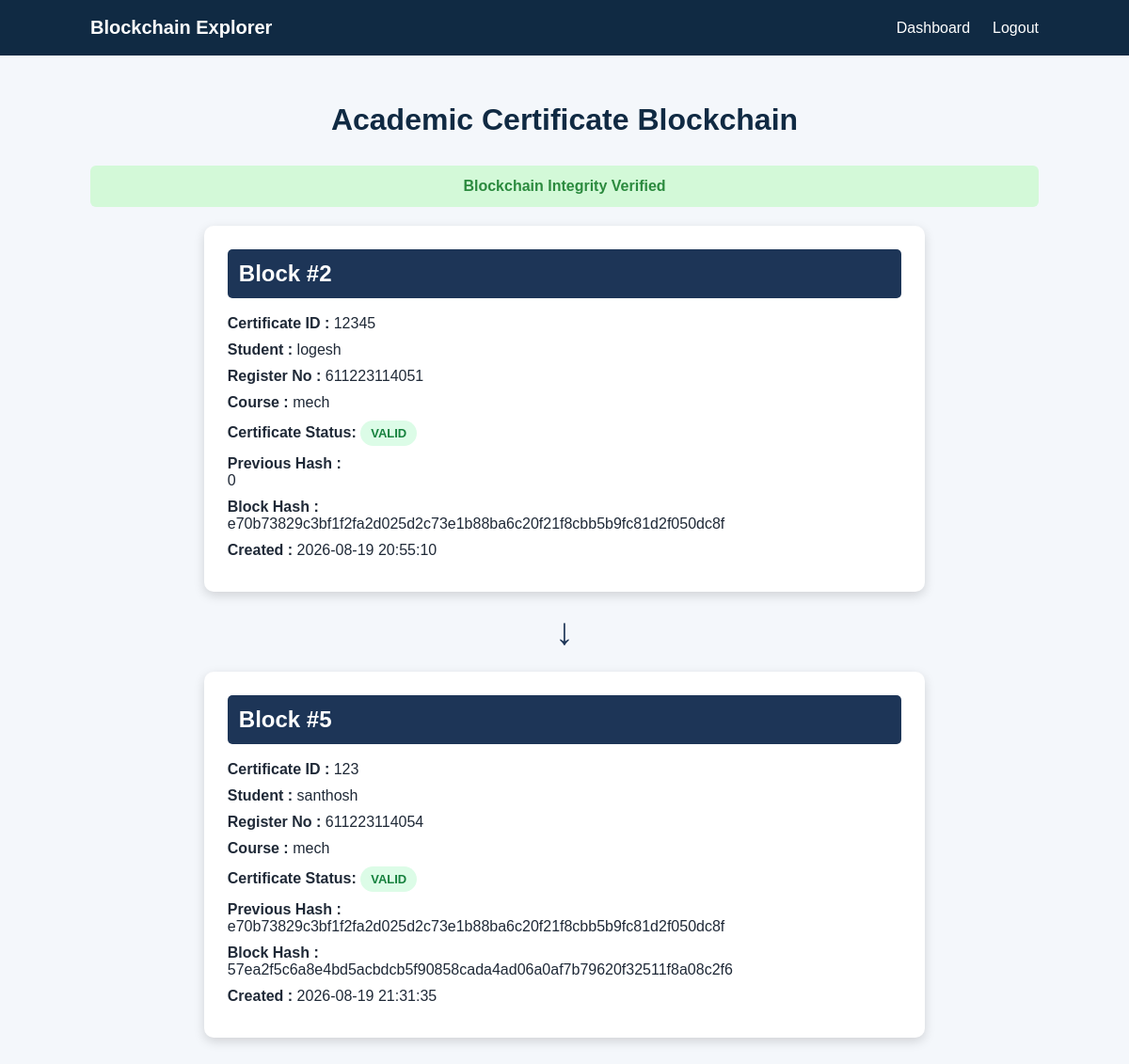
Screenshot of /blockchain (signed in) with the database file from the repository.
### tables this page shows
CREATE TABLE certificates (
    id INTEGER PRIMARY KEY AUTOINCREMENT,
    admin_id INTEGER,
    certificate_id TEXT NOT NULL,
    student_name TEXT NOT NULL,
    register_number TEXT NOT NULL,
    course TEXT NOT NULL,
    institution TEXT NOT NULL,
    issue_date TEXT NOT NULL,
    file_name TEXT NOT NULL,
    qr_code TEXT NOT NULL,
    certificate_hash TEXT NOT NULL,
    previous_hash TEXT NOT NULL,
    block_hash TEXT NOT NULL,
    created_at TEXT NOT NULL,
    status TEXT NOT NULL DEFAULT 'VALID',
    revoked_at TEXT
);

### app.py (the view)
@app.route("/blockchain")
def blockchain_records():
    if "admin" not in session:
        return redirect(url_for("login"))
    admin_id = session["admin_id"]
    certificates = get_admin_certificates(admin_id)
    chain_valid = verify_blockchain_integrity(admin_id)
    return render_template(
        "blockchain.html",
        certificates=certificates,
        chain_valid=chain_valid
    )

### blockchain.py (called while the page is built)
def generate_block_hash(
    certificate_id,
    student_name,
    register_number,
    course,
    institution,
    issue_date,
    certificate_hash,
    previous_hash,
    timestamp
):
    block_data = {
        "certificate_id": certificate_id,
        "student_name": student_name,
        "register_number": register_number,
        "course": course,
        "institution": institution,
        "issue_date": issue_date,
        "certificate_hash": certificate_hash,
        "previous_hash": previous_hash,
        "timestamp": timestamp
    }
    block_string = json.dumps(
        block_data,
        sort_keys=True
    ).encode()
    return hashlib.sha256(block_string).hexdigest()

### database.py (called while the page is built)
def get_connection():
    connection = sqlite3.connect(DATABASE_NAME)
    connection.row_factory = sqlite3.Row
    return connection

def get_admin_certificates(admin_id):
    connection = get_connection()
    cursor = connection.cursor()
    cursor.execute("""
        SELECT *,
               ROW_NUMBER() OVER (
                   PARTITION BY admin_id
                   ORDER BY id ASC
               ) AS display_id
        FROM certificates
        WHERE admin_id = ?
        ORDER BY id ASC
    """, (admin_id,))
    certificates = cursor.fetchall()
    connection.close()
    return certificates

### templates/blockchain.html (shortened to what this page needs)
<!DOCTYPE html>
<html>
<head>
<link
rel="stylesheet"
href="{{ url_for('static', filename='style.css') }}"
>
</head>
<body>
<header class="navbar">
<div class="logo">
Blockchain Explorer
</div>
<nav>
<a href="/dashboard">
Dashboard
</a>
<a href="/logout">
Logout
</a>
</nav>
</header>
<div class="blockchain-section">
<h1>Academic Certificate Blockchain</h1>
{% if chain_valid %}
<div class="success-message">
Blockchain Integrity Verified
</div>
{% else %}
<div class="error-message">
Blockchain Integrity Failed
</div>
{% endif %}
<div class="chain-container">
{% for certificate in certificates %}
<div class="block-card">
<h2>
Block #{{ certificate["id"] }}
</h2>
<p>
<strong>Certificate ID :</strong>
{{ certificate["certificate_id"] }}
</p>
<p>
<strong>Student :</strong>
{{ certificate["student_name"] }}
</p>
<p>
<strong>Register No :</strong>
{{ certificate["register_number"] }}
</p>
<p>
<strong>Course :</strong>
{{ certificate["course"] }}
</p>
<p>
    <strong>Certificate Status:</strong>
    {% if certificate["status"] == "REVOKED" %}
        <span class="status-revoked">
            REVOKED
        </span>
    {% else %}
        <span class="status-valid">
            VALID
        </span>
    {% endif %}
</p>
<p>
<strong>Previous Hash :</strong>
<br>
{{ certificate["previous_hash"] }}
</p>
<p>
<strong>Block Hash :</strong>
<br>
{{ certificate["block_hash"] }}
</p>
<p>
<strong>Created :</strong>
{{ certificate["created_at"] }}
</p>
</div>
{% if not loop.last %}
<div class="arrow">
↓
</div>
{% endif %}
{% endfor %}
</div>
</div>
</body>
</html>

### static/style.css (style rules this page uses)
* { margin: 0; padding: 0; box-sizing: border-box; }
body { font-family: Arial, sans-serif; background: #f4f7fb; color: #1f2937; }
.navbar { background: #102a43; color: white; padding: 18px 8%; display: flex; justify-content: space-between; align-items: center; }
.logo { font-size: 20px; font-weight: bold; }
.navbar nav { display: flex; gap: 24px; }
.navbar a { color: white; text-decoration: none; font-weight: 500; }
.success-message { background: #d3f9d8; color: #2b8a3e; padding: 13px; border-radius: 6px; margin-bottom: 18px; text-align: center; font-weight: bold; }
.blockchain-section { min-height: 85vh; padding: 50px 8%; }
.blockchain-section > h1 { text-align: center; color: #102a43; margin-bottom: 30px; }
.block-card { background: white; padding: 25px; border-radius: 10px; box-shadow: 0 4px 14px rgba(0, 0, 0, 0.08); }
.block-card h2 { color: #1d4ed8; margin-bottom: 18px; }
.block-card p { margin-bottom: 10px; }
.chain-container { width:80%; margin:auto; }
.block-card { background:white; padding:25px; margin:20px; border-radius:10px; box-shadow:0 4px 12px rgba(0,0,0,0.15); }
.block-card h2 { background:#1d3557; color:white; padding:12px; border-radius:5px; }
.arrow { text-align:center; font-size:40px; color:#1d3557; }
.status-valid { display: inline-block; padding: 6px 11px; background: #dcfce7; color: #15803d; border-radius: 20px; font-size: 13px; font-weight: bold; }

### rows the page displays
certificates: id "2", certificate_id "12345", student_name "logesh", register_number "611223114051", course "mech", status "VALID", previous_hash "0", block_hash "e70b73829c3bf1f2fa2d025d2c73e1b88ba6c20f21f8cbb5b9fc81d2f050dc8f", created_at "2026-08-19 20:55:10"
certificates: id "5", certificate_id "123", student_name "santhosh", register_number "611223114054", course "mech", status "VALID", previous_hash "e70b73829c3bf1f2fa2d025d2c73e1b88ba6c20f21f8cbb5b9fc81d2f050dc8f", block_hash "57ea2f5c6a8e4bd5acbdcb5f90858cada4ad06a0af7b79620f32511f8a08c2f6", created_at "2026-08-19 21:31:35"
